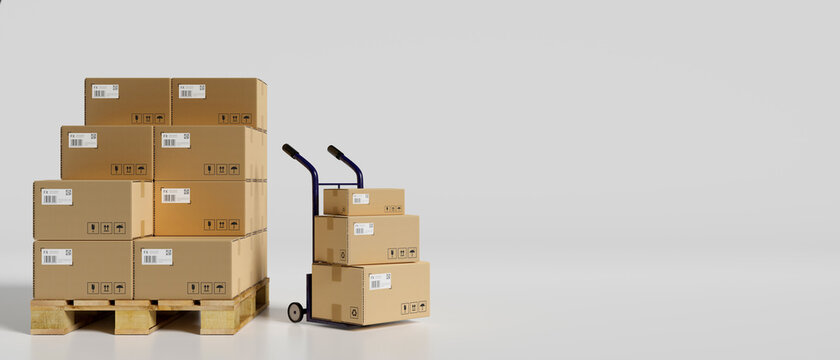
#> input picture warehousePics/box2.jpg, 840 x 360 px
$ python box2.py
#> lines starting #> are read from the running program, lines starting #| are printed output that depends on the picture; after the words box and inside, x2 and y2 are one past the last pixel; in counts of white or black regions, pixels touching at a corner belong together
import cv2
import numpy as np


image_path = "warehousePics/box2.jpg"
image = cv2.imread(image_path)
#> image is the input picture: shape (360, 840, 3); mean B, G, R 184, 194, 201.5


gray = cv2.cvtColor(image, cv2.COLOR_BGR2GRAY)
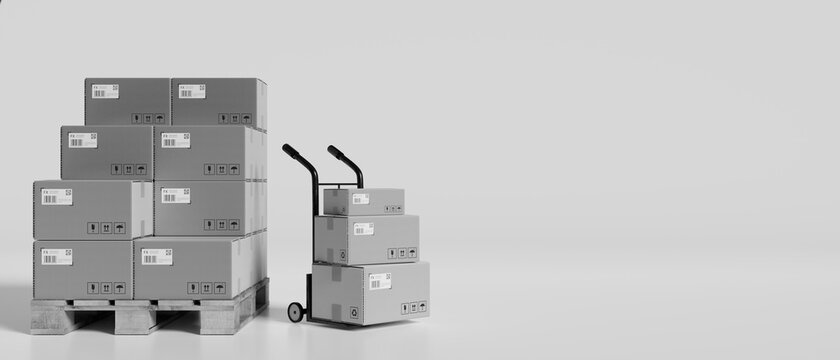
#> gray: shape (360, 840); min 0, max 253, mean 195.1


blurred = cv2.GaussianBlur(gray, (5, 5), 0)


thresh = cv2.adaptiveThreshold(
    blurred, 255, cv2.ADAPTIVE_THRESH_GAUSSIAN_C, cv2.THRESH_BINARY_INV, 11, 2
)
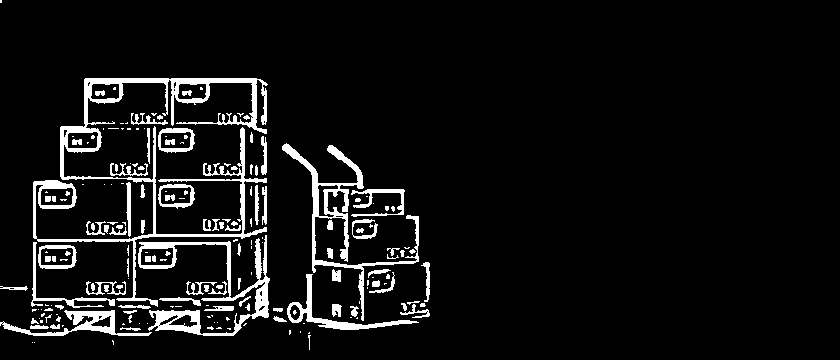
#> thresh: shape (360, 840); 7% white; 196 white regions (102 under 20 px)


cv2.imshow("Thresholded Image", thresh)
cv2.waitKey(0)

contours, _ = cv2.findContours(thresh, cv2.RETR_EXTERNAL, cv2.CHAIN_APPROX_SIMPLE)
#> contours = 164 contours, 112 with area under 20; largest, box (x1, y1, x2, y2) and area: (33, 78, 268, 307) 6482, (138, 235, 270, 336) 3030, (282, 143, 419, 321) 2208, (0, 310, 152, 336) 1008, (287, 274, 419, 330) 924


output_image = image.copy()


box_count = 0

for contour in contours:

    if cv2.contourArea(contour) > 140:

        rect = cv2.minAreaRect(contour)
        box_count += 1

        # Get box points and draw
        box_points = cv2.boxPoints(rect)
        box_points = np.int32(box_points)
        cv2.drawContours(output_image, [box_points], 0, (0, 255, 0), 2)


        angle = rect[2]
        center = tuple(np.int32(rect[0]))
        cv2.putText(output_image, f"Angle: {angle:.2f}", center,
                    cv2.FONT_HERSHEY_SIMPLEX, 0.5, (255, 0, 0), 2)
#> this loop made 164 passes
#> (rect, box_points, angle, center) on passes 37, 78, 93, 96, 100, 125: (((75.5, 322.5), (25, 151), -90), [[150, 334], [0, 334], [0, 309], [150, 309]], -90, (75, 322)), (((350.3, 319.8), (51.98, 125.1), -65.68), [[396, 369], [282, 317], [303, 270], [418, 321]], -65.68, (350, 319)), (((57, 256.5), (23, 38), -90), [[76, 268], [38, 268], [38, 245], [76, 245]], -90, (57, 256)), (((73.2, 275), (64.08, 83.05), -88.6), [[113, 307], [30, 305], [32, 241], [115, 243]], -88.6, (73, 274)), (((204.4, 287.5), (130, 98.07), -3.18), [[142, 340], [136, 242], [266, 234], [272, 332]], -3.18, (204, 287)), (((377.5, 202.5), (27, 53), -90), [[404, 216], [351, 216], [351, 189], [404, 189]], -90, (377, 202))
#> (rect, box_points, angle) on passes 129, 135, 148: (((176, 196), (24, 36), -90), [[194, 208], [158, 208], [158, 184], [194, 184]], -90), (((128, 209), (54, 4), -90), [[130, 236], [126, 236], [126, 182], [130, 182]], -90), (((176, 140), (24, 36), -90), [[194, 152], [158, 152], [158, 128], [194, 128]], -90)
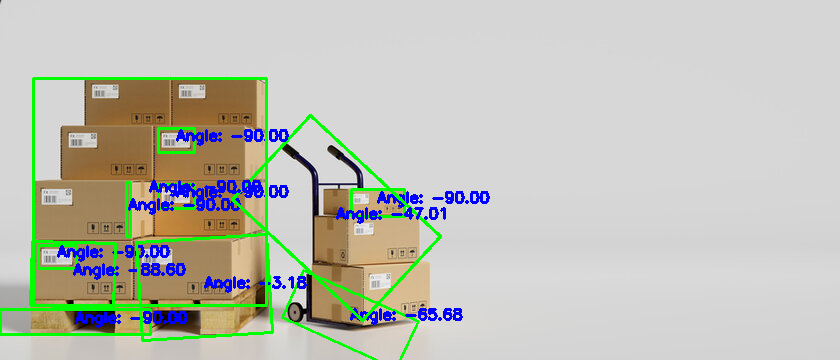
#> output_image: shape (360, 840, 3); 5.72% of pixels changed, all inside (x1, y1, x2, y2) = (0, 77, 490, 360)
#> after the loop, box_count = 11


cv2.putText(output_image, f"Boxes: {box_count}", (20, 30),
            cv2.FONT_HERSHEY_SIMPLEX, 1, (0, 0, 255), 2)
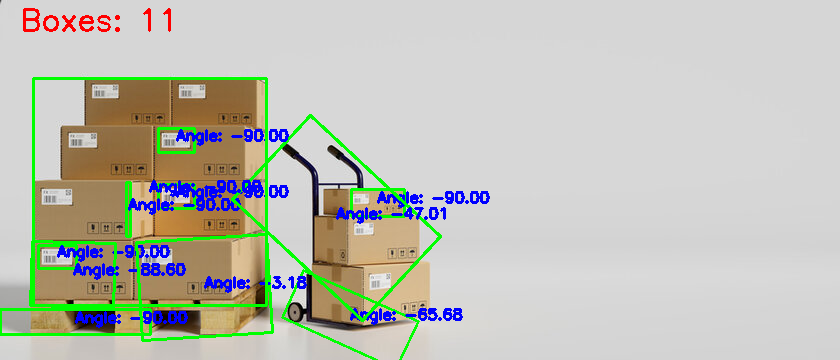
#> output_image: shape (360, 840, 3); 0.31% of pixels changed, all inside (x1, y1, x2, y2) = (23, 8, 171, 32)


cv2.imshow("Detected Boxes", output_image)
cv2.waitKey(0)
cv2.destroyAllWindows()


output_path = "output/detected_boxes_improved.jpg"
cv2.imwrite(output_path, output_image)
print(f"Processed image saved to: {output_path}")

$ run again, with warehousePics/box1.jpg copied over warehousePics/box2.jpg
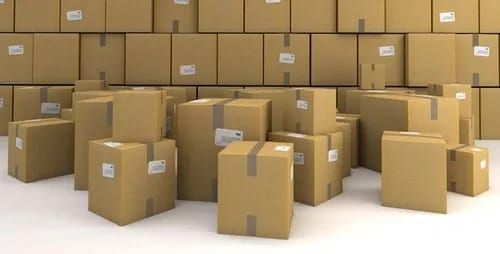
#> input picture warehousePics/box1.jpg, 500 x 254 px
#> image is the input picture: shape (254, 500, 3); mean B, G, R 107.6, 144.3, 167.7
#> `thresh = cv2.adaptiveThreshold( blurred, 255, cv2.ADAPTIVE_THRESH_GAUS..`:
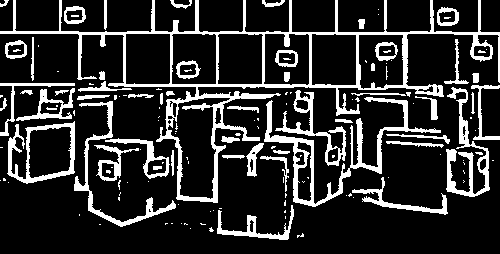
#> thresh: shape (254, 500); 17.9% white; 146 white regions (93 under 20 px)
#> contours = 114 contours, 69 with area under 20; largest, box (x1, y1, x2, y2) and area: (0, 0, 500, 203) 22991, (7, 121, 75, 184) 2782, (264, 97, 441, 207) 2595, (446, 87, 490, 197) 1104, (74, 101, 176, 227) 908
#> the loop `for contour in contours: ` made 114 passes
#> (rect, box_points, angle, center) on passes 33, 48, 49, 51: (((400.9, 196.1), (28.38, 97.74), -75.96), [[444, 221], [350, 198], [356, 170], [451, 194]], -75.96, (400, 196)), (((116, 162.5), (35, 44), -90), [[138, 180], [94, 180], [94, 145], [138, 145]], -90, (116, 162)), (((252.6, 158.5), (34.74, 13.94), -77.28), [[255, 176], [241, 173], [249, 139], [263, 143]], -77.28, (252, 158)), (((140.8, 151.3), (30.25, 69.33), -49.94), [[157, 185], [104, 140], [123, 117], [177, 162]], -49.94, (140, 151))
#> after the loop `for contour in contours:`: box_count = 17
#> `cv2.putText(output_image, f"Boxes: {box_count}", (20, 30), cv2.FONT_HE..`:
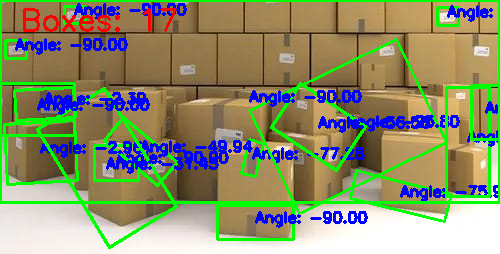
#> output_image: shape (254, 500, 3); mean B, G, R 109.2, 144.3, 140.5

$ run again, with warehousePics/box4.jpg copied over warehousePics/box2.jpg
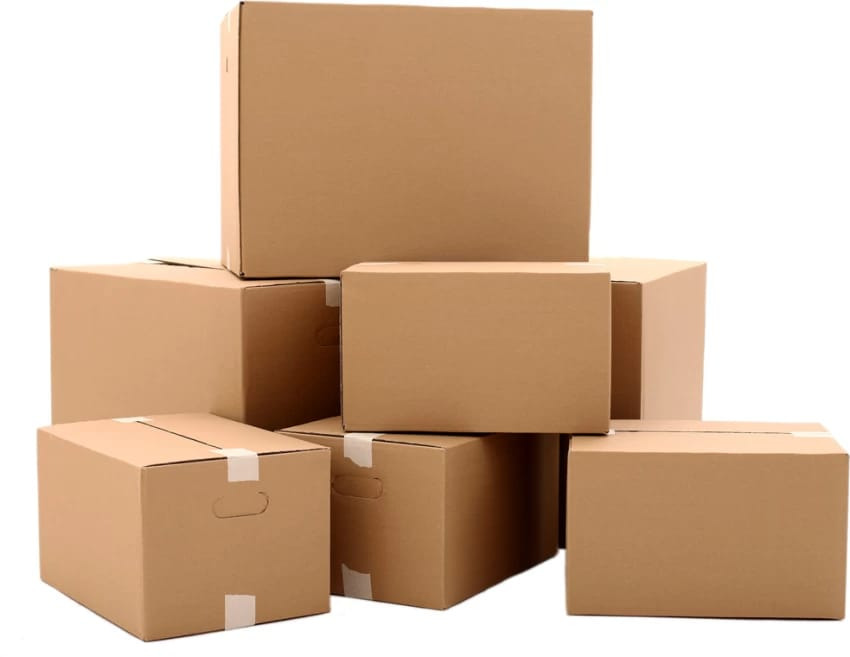
#> input picture warehousePics/box4.jpg, 850 x 657 px
#> image is the input picture: shape (657, 850, 3); mean B, G, R 153.9, 178.3, 206.7
#> `thresh = cv2.adaptiveThreshold( blurred, 255, cv2.ADAPTIVE_THRESH_GAUS..`:
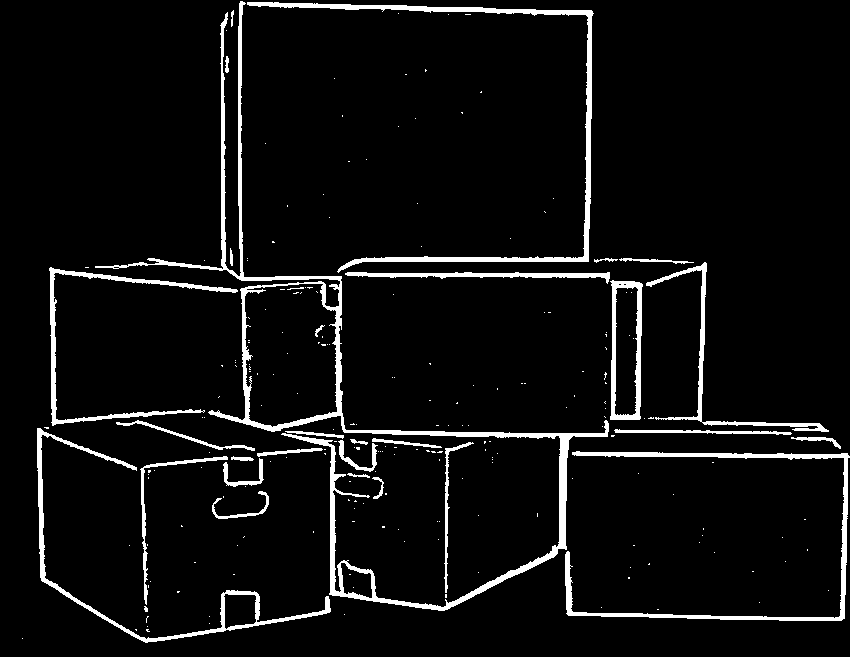
#> thresh: shape (657, 850); 5.6% white; 223 white regions (193 under 20 px)
#> contours = 191 contours, 164 with area under 20; largest, box (x1, y1, x2, y2) and area: (95, 1, 609, 611) 20082, (610, 280, 643, 420) 3973, (247, 2, 594, 273) 3251, (37, 428, 331, 643) 3056, (565, 451, 850, 621) 2613
#> the loop `for contour in contours: ` made 191 passes
#> (rect, box_points, angle, center) on passes 56, 75, 79, 84: (((240.4, 505.8), (57.7, 23.02), -9.46), [[213, 521], [210, 499], [266, 489], [270, 512]], -9.46, (240, 505)), (((243.3, 472.7), (40, 26.07), -5.71), [[224, 487], [222, 461], [261, 457], [264, 483]], -5.71, (243, 472)), (((156, 513.2), (168.2, 71.08), -60.81), [[146, 604], [83, 569], [165, 422], [228, 457]], -60.81, (155, 513)), (((706.8, 535.7), (167.5, 283.3), -89.57), [[847, 620], [564, 618], [565, 450], [849, 453]], -89.57, (706, 535))
#> after the loop `for contour in contours:`: box_count = 16
#> `cv2.putText(output_image, f"Boxes: {box_count}", (20, 30), cv2.FONT_HE..`:
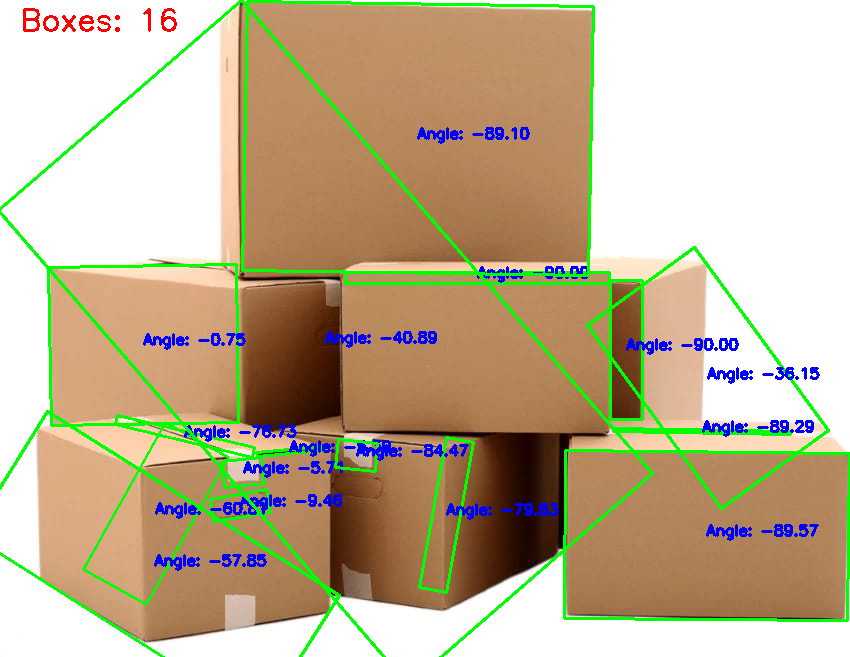
#> output_image: shape (657, 850, 3); mean B, G, R 149.3, 178.5, 193.5
